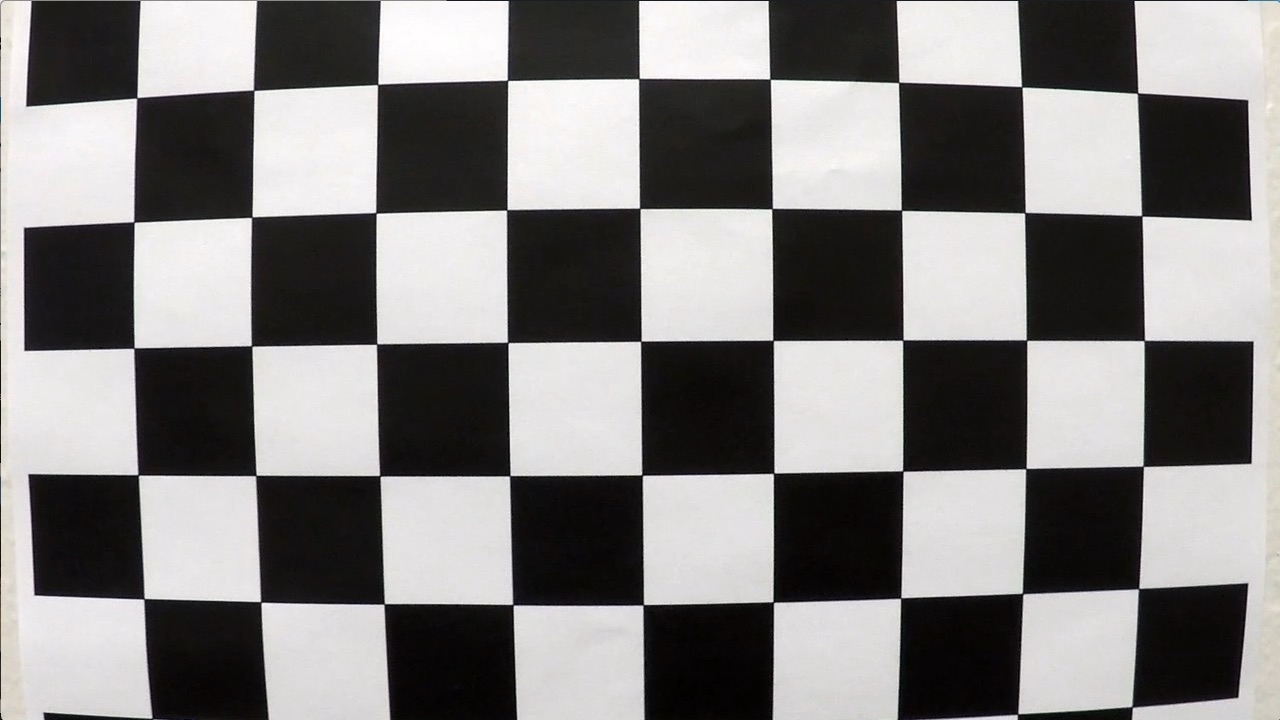
#> input picture camera_cal/calibration1.jpg, 1280 x 720 px; its folder holds 4 pictures in this run
$ python calibration.py
#> lines starting #> are read from the running program, lines starting #| are printed output that depends on the picture
import numpy as np
import cv2
import matplotlib.pyplot as plt
import matplotlib.image as mpimg
import os
import perspective


# get current directory
curr_dir = os.path.dirname(__file__)
cal_folder = 'camera_cal'
# prepare object points
nx = 9#TODO: enter the number of inside corners in x
ny = 6#TODO: enter the number of inside corners in y

directory = os.path.join(curr_dir, cal_folder)


objp = np.zeros((ny*nx,3), np.float32)
objp[:,:2] = np.mgrid[0:nx, 0:ny].T.reshape(-1,2)

objpoints = []
imgpoints = []

for file in os.listdir(directory):
    filename = os.path.join(curr_dir, cal_folder, os.fsdecode(file))

    # read the current image into numpy array
    img = cv2.imread(filename)
#> img is the input picture: shape (720, 1280, 3); mean B, G, R 127.8, 128.4, 130.1

    # Convert to grayscale
    gray = cv2.cvtColor(img, cv2.COLOR_BGR2GRAY)

    # Find the chessboard corners
    ret, corners = cv2.findChessboardCorners(gray, (nx, ny), None)
#> ret = False; corners = None

    # if corners found, add them to the list
    if ret == True:
        objpoints.append(objp)
        imgpoints.append(corners)

filename = os.path.join(curr_dir, 'test_images', 'test1.jpg')
# read the current image into numpy array
img = cv2.imread(filename)
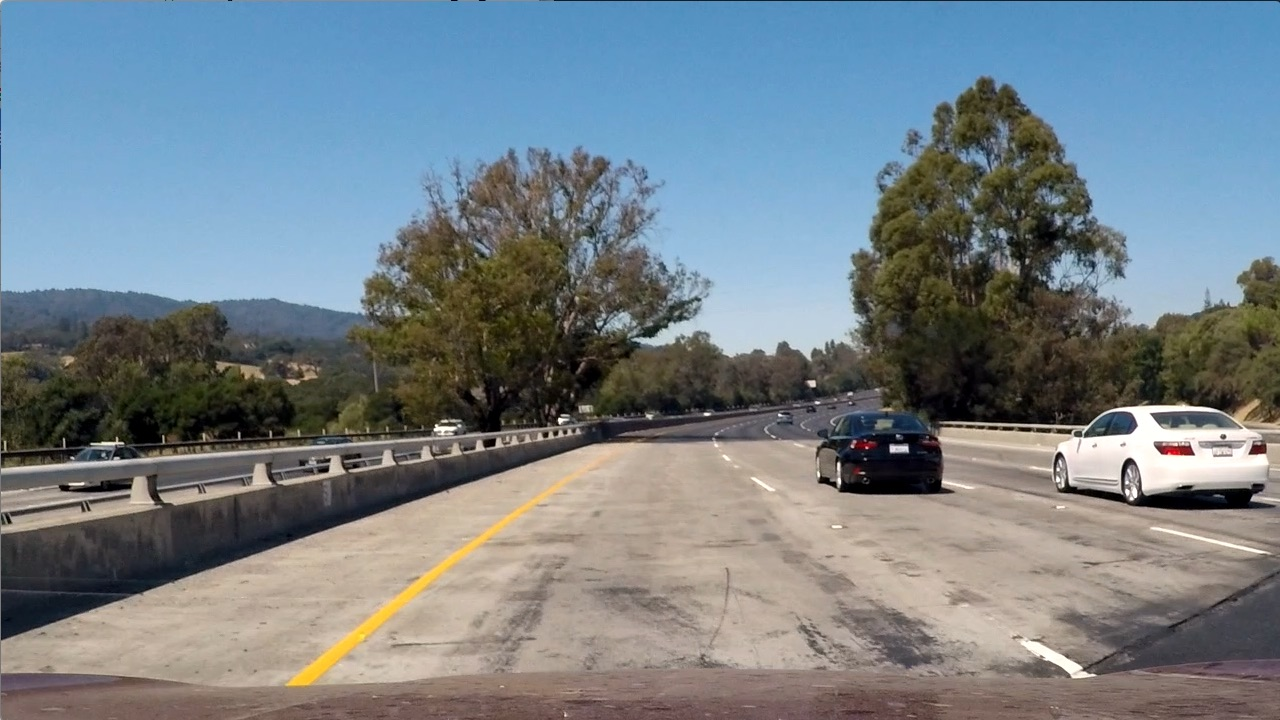
#> input picture test_images/test1.jpg, 1280 x 720 px
#> img is the input picture: shape (720, 1280, 3); mean B, G, R 135.5, 128.7, 117.5

ret, mtx, dist, rvecs, tvecs = cv2.calibrateCamera(objpoints, imgpoints, gray.shape[::-1], None, None)
dst = cv2.undistort(img, mtx, dist, None, mtx)
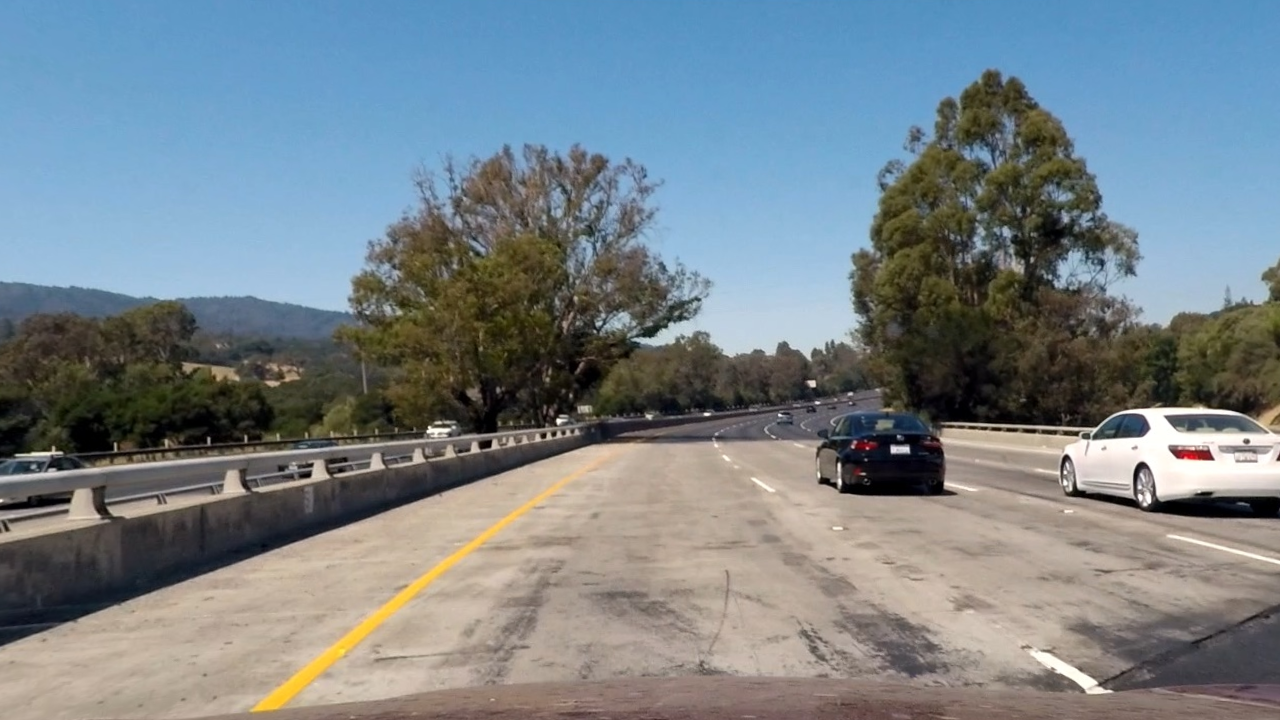
#> dst: shape (720, 1280, 3); mean B, G, R 136.7, 130.5, 119.6

# [7 lines of commented-out code are left out]
print('e')

unwarped_image = cv2.imread(os.path.join(curr_dir, 'test_images', 'straight_lines1.jpg'))
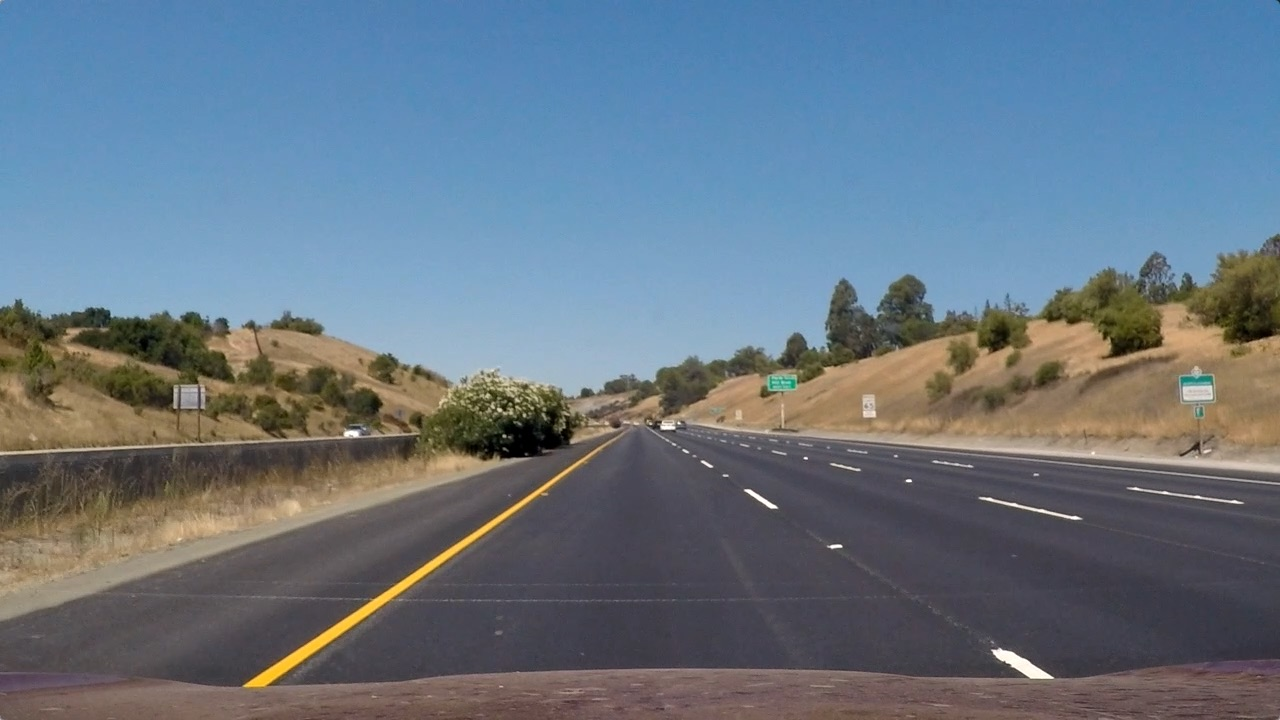
#> input picture test_images/straight_lines1.jpg, 1280 x 720 px
#> unwarped_image is the input picture: shape (720, 1280, 3); mean B, G, R 131.2, 117.7, 103.2

undistorted = cv2.undistort(unwarped_image, mtx, dist, None, mtx)

width, height = 1280, 720


bottom_left = [290, 668]
top_left = [454, 557]
top_right = [838, 557]
bottom_right = [1024, 668]

src_p = np.array([bottom_left, top_left, top_right, bottom_right], np.float32)


bottom_left_dst = [140, 720]
top_left_dst = [140, 720]
top_right_dst = [1140, 600]
bottom_right_dst = [1140, 720]

plot_points = np.int32([src_p])

cv2.polylines(undistorted, plot_points, True, (255, 0, 0), 5)
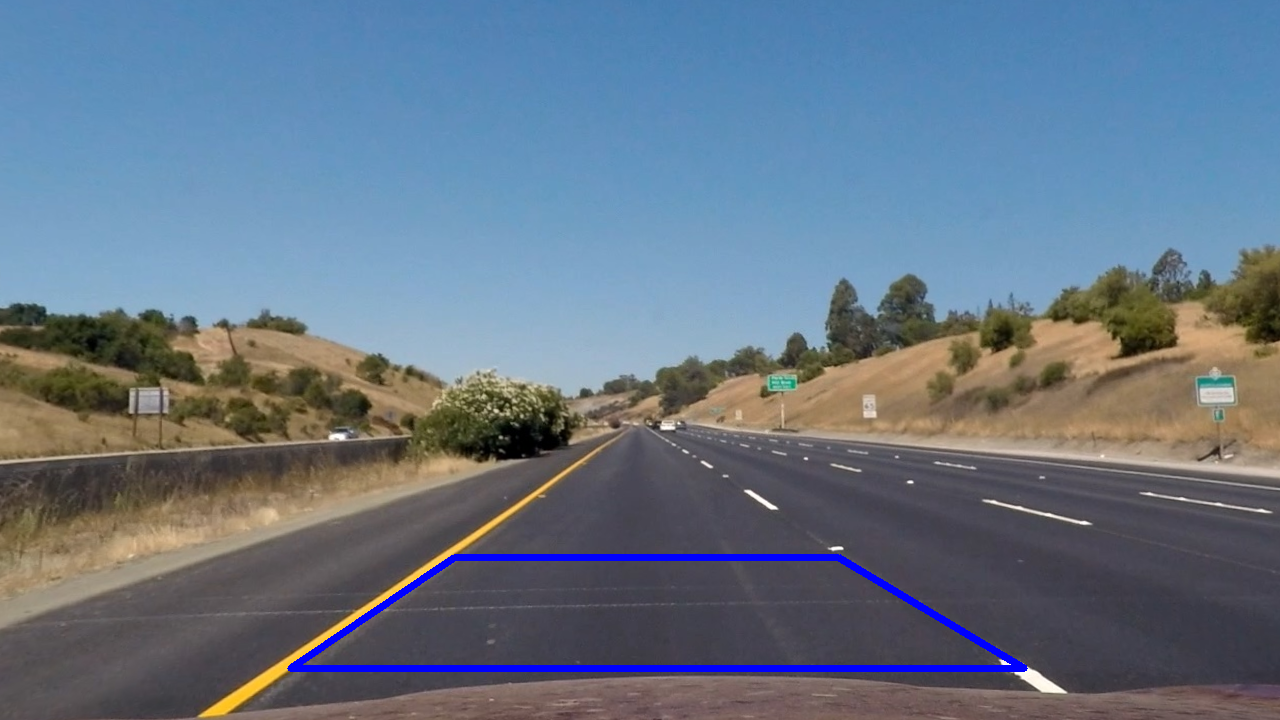
#> undistorted: shape (720, 1280, 3); mean B, G, R 133.6, 117.1, 102.1

dst_p = np.array([bottom_left_dst, top_left_dst, top_right_dst, bottom_right_dst], np.float32)

#> (the run stopped early here; a loop or call above may not have finished)
